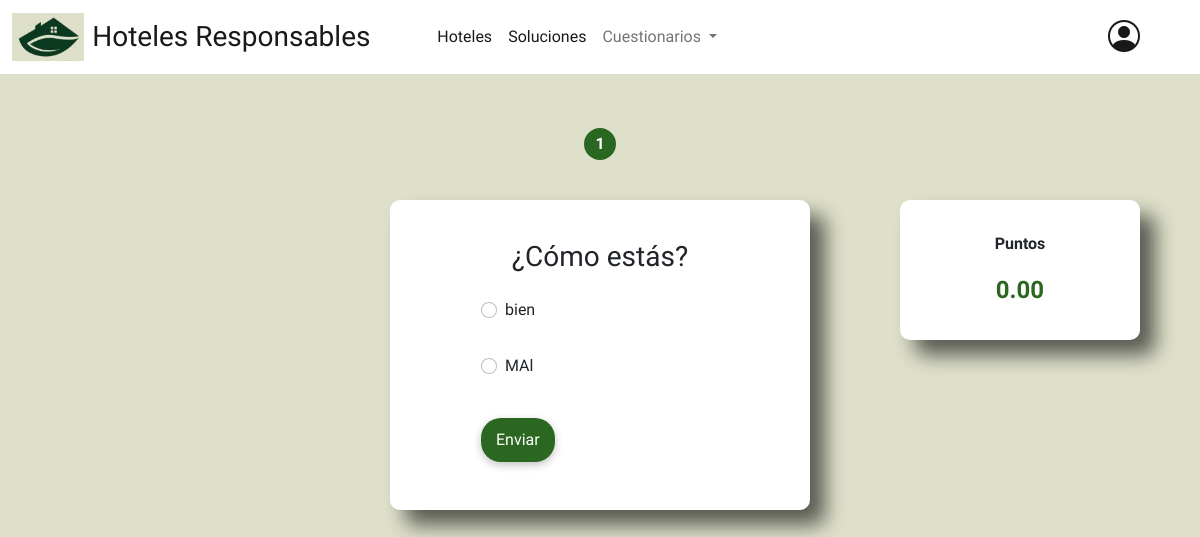
The app's page /cuestionarios/socio-cultural_encuesta/ (signed in) with its own data.
### surveys/models.py (models this page shows, shortened)
class Question(models.Model):
    survey = models.ForeignKey(Survey, on_delete=models.CASCADE, related_name='preguntas')
    question = models.TextField()
    value = models.IntegerField(default=0)
    OPEN = 'open'
    MULTIPLE_CHOICE = 'multiple_choice'
    QUESTION_TYPES = [
        (OPEN, 'Pregunta abierta'),
        (MULTIPLE_CHOICE, 'Opción múltiple'),
    ]
    type = models.CharField(
        max_length=20,
        choices=QUESTION_TYPES,
        default=MULTIPLE_CHOICE,
    )
    class Meta:
        verbose_name = "pregunta"
        verbose_name_plural = "preguntas"

class Answer(models.Model):
    question = models.ForeignKey(Question, on_delete=models.CASCADE, related_name='respuestas')
    text = models.CharField(max_length=255)
    value = models.IntegerField(default=0)
    class Meta:
        verbose_name = "respuesta"
        verbose_name_plural = "respuestas"

### surveys/views.py (the view, shortened to what this page needs)
# urls.py: path('socio-cultural_encuesta/', views.Socio_cultural_survey.as_view(), name="socio-cultural_survey"),
class Socio_cultural_survey(LoginRequiredMixin, View):
    def get(self, request):
        questions = Question.objects.filter(survey_id=2)
        context = {'questions': [], 'last_question_index': len(questions) - 1}
        for question in questions:
            answers = Answer.objects.filter(question_id=question.pk)
            context['questions'].append({
                'question': question,
                'answers': answers
            })
        return render(request,'surveys/socio_cultural_survey.html', context)

### surveys/templates/surveys/socio_cultural_survey.html (shortened to what this page needs)
{% extends 'core/base.html' %}
{% load static %}
{% block content %}
    <div class="progress-container mt-5">
        <ul id="progressbar" class="d-flex justify-content-center list-unstyled">
            {% for question in questions %}
                <li
                    class="progress-step {% if forloop.counter0 == 0 %}active{% endif %}"
                    data-step="{{ forloop.counter0 }}"
                    style="width: 8%; text-align: center;">
                </li>
            {% endfor %}
        </ul>
    </div>
    <div class="points-container mt-2" style="border-radius: 10px; position: absolute; left: 75%;">
        <p><b>Puntos</b></p>
        <p style="color: #2B6721; font-size:1.5rem;" id="points_obtained"><b>0.00</b><p/>
    </div>
    {% for question in questions %}
        <div class="center-container question mt-4" data-question-id="{{ forloop.counter0 }}" style="display: {% if forloop.counter0 != 0 %}none{% endif %};">
            <div class="custom-container" style="border-radius: 10px;">
                <h3>{{ question.question.question }}</h3>
                <form action="" method="post" style="width: 70%;">
                    {% if question.question.type == "open" %}
                        <div class="d-flex align-items-center position-relative mb-3 mt-3" style="width: 97%;">
                            <i class="bi bi-person-fill position-absolute" style="left: 1rem; color: #94a3b8; font-size: 1.5rem;"></i>
                            <input
                                type="text"
                                name="username"
                                class="form-control ps-5 custom-input"
                                placeholder="Nombre de Usuario"
                                style="height: 45px; border-radius: 10px; background-color: #f8fafc; color: #0d0c22;">
                        </div>
                    {% else %}
                        {% for answer in question.answers %}
                            <div class="form-check mt-3">
                                <input class="form-check-input" type="radio" name="exampleRadios" value="{{answer.value}}">
                                <label class="form-check-label" for="exampleRadios1">
                                    <p> {{ answer.text }}</p>
                                </label>
                            </div>
                        {% endfor %}
                    {% endif %}
                    <div class="mt-2 d-flex justify-content-between" style="width: 100%;">
                        {% if forloop.counter0 == last_question_index %}
                            <button type="submit" class="form-btn mb-2 mt-3">Enviar</button>
                        {% else %}
                            <button type="button" class="form-btn mb-2 mt-3" id="next-btn" onclick="nextQuestion()">Siguiente</button>
                        {% endif %}
                    </div>
                </form>
            </div>
        </div>
    {% endfor %}
{% endblock %}

### core/templates/core/base.html (style rules this page uses)
body { font-family: 'Aptos', sans-serif; padding-top: 5rem; }

### surveys/templates/surveys/socio_cultural_survey.html (style rules this page uses)
body { background-color: #DEE0CA; }
.center-container { display: flex; justify-content: center; align-items: center; }
.custom-container { display: flex; flex-direction: column; width: 35%; background-color: white; padding: 2.5rem; border-radius: 2rem; box-shadow: 15px 15px 20px rgba(0, 0, 0, 0.6); justify-content: center; align-items: center; }
.points-container { display: flex; flex-direction: column; width: 20%; background-color: white; padding-top: 2rem; box-shadow: 15px 15px 20px rgba(0, 0, 0, 0.6); justify-content: center; align-items: center; }
.form-btn { background: #2B6721; padding: 10px 15px; border-radius: 20px; border: 0 !important; outline: 0 !important; color: white; cursor: pointer; box-shadow: rgba(0, 0, 0, 0.24) 0px 3px 8px; transition: transform 0.4s ease, box-shadow 0.4s ease; }
#progressbar { counter-reset: step; }
#progressbar li { position: relative; text-align: center; list-style-type: none; font-size: 1rem; color: white; font-weight: bold; }
#progressbar li::before { content: counter(step); counter-increment: step; width: 2rem; height: 2rem; line-height: 2rem; display: block; background-color: #84AD44; border-radius: 50%; margin: 0 auto 1rem; }
#progressbar li.active::before { background-color: #2B6721; color: white; }
#progressbar li.active::after { background-color: #2B6721; }

### records on screen
Question: question.question "¿Cómo estás?"
Answer: text "bien"
Answer: text "MAl"
